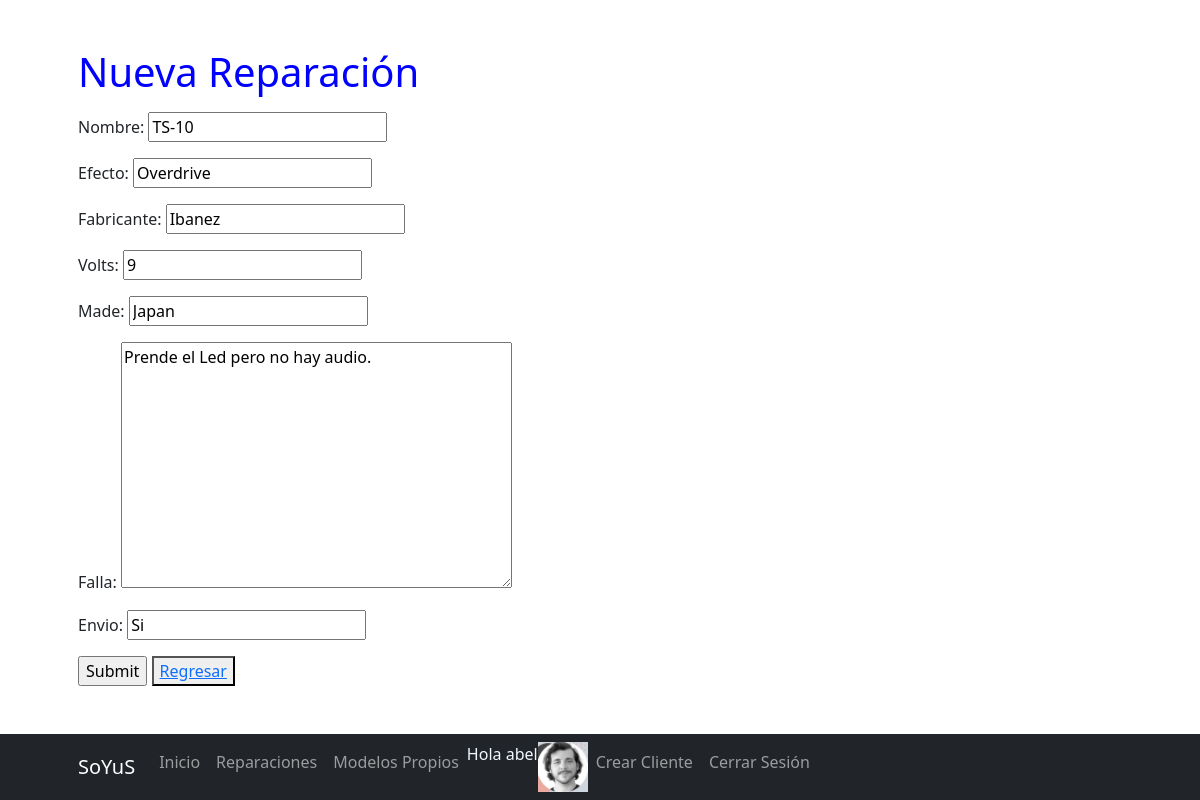
The page /App1/reparacion/editar/1 (signed in) on the database its author committed.
### App1/models.py (models this page shows, shortened)
class Avatar(models.Model):
    usuario = models.ForeignKey(User, on_delete=models.CASCADE)
    imagen = models.ImageField(upload_to="avatares", null=True, blank=True)

class Reparacion(models.Model):
    nombre = models.CharField(max_length=50) #Nombre del pedal
    efecto = models.CharField(max_length=50) #Tipo de Efecto
    fabricante = models.CharField(max_length=50)
    volts = models.CharField(max_length=20) #alimentacion
    made = models.CharField(max_length=50) #procedencia
    cliente = models.ForeignKey(Cliente, on_delete=models.CASCADE)
    falla = models.TextField(max_length=500,default="Falla")
    envio = models.CharField(max_length=60)
    fechapedido = models.DateTimeField(blank=False, null=True, auto_now_add=True)

### App1/views.py (the view)
# urls.py: path("reparacion/editar/<int:pk>", ActualizarReparacion.as_view(), name="ReparacionActualizar"),
class ActualizarReparacion(LoginRequiredMixin, UpdateView):
    model = Reparacion
    success_url = "/App1/reparacion/list"
    fields = ["nombre","efecto","fabricante","volts",
    "made","falla","envio",]

### App1/templates/App1/reparacion_form.html
{% extends "App1/padre.html" %}
{% load static %}
{% block titulo %}
Nueva Reparación
{% endblock %}
{%block texto%}
<form action="" method= "POST"> {% csrf_token %}
    {{form.as_p}}
    <input type="submit" name="Enviar">
    <button><a href="{% url 'ReparacionLeer' %}"> Regresar </a></button>
</form>
{% endblock %}

### App1/templates/App1/padre.html (shortened to what this page needs)
<!DOCTYPE html>
<html lang="en">
    <head>
        {% load static %}
        <link href="{% static 'App1/css/styles.css' %}" rel="stylesheet" />
    </head>
    <body>
        <nav class="navbar navbar-expand-lg navbar-dark bg-dark fixed-bottom">
            <div class="container px-4 px-lg-5">
                <a class="navbar-brand" href="https://www.instagram.com/soyus_ar/">SoYuS</a>
                <div class="collapse navbar-collapse" id="navbarResponsive">
                    <ul class="navbar-nav ml-auto">
                        <li class="nav-item active"><a class="nav-link" href="{% url 'Inicio' %}">Inicio</a></li>
                        <li class="nav-item"><a class="nav-link" href="{% url 'FormularioReparacion' %}">Reparaciones</a></li>
                        <li class="nav-item"><a class="nav-link" href="{% url 'StockPropio' %}">Modelos Propios</a></li>
                        {% if request.user.is_authenticated%}
                        <p style="color: aliceblue;"> Hola {{user.username}}  </p>
                        {% with user.avatar_set.first  as miAvatar %}
                        {% if miAvatar %}
                        <img src="{{miAvatar.imagen.url}}" alt="sin imagen" style="max-width: 50px;">
                        {% endif %}
                        {% endwith %}
                        <li class="nav-item"><a class="nav-link" href="{% url 'FormularioCliente' %}">Crear Cliente</a></li>
                        <li class="nav-item"><a class="nav-link" href="{% url 'Logout' %}">Cerrar Sesión</a></li>
                        {% else %}
                        <li class="nav-item"><a class="nav-link" href="{% url 'SignIn' %}"> Registrarse</a></li>
                        <li class="nav-item"><a class="nav-link" href="{% url 'Login' %}">Iniciar Sesión</a></li>
                        {% endif %}
                    </ul>
                </div>
            </div>
        </nav>
        <section>
            <div class="container px-4 px-lg-5">
                <div class="row gx-4 gx-lg-5">
                    <div class="col-lg-6">
                        <h1 class="mt-5" style=color:blue>
                            {% block titulo %}
                            {% endblock %}
                        </h1>
                        <p style="color: darkblue;">
                            {% block texto%}
                            {% endblock %}
                        </p>
                    </div>
                </div>
            </div>
        </section>
    </body>
</html>

### rows shown on the page
Avatar: imagen (picture)
Reparacion: nombre "TS-10", efecto "Overdrive", fabricante "Ibanez", volts "9", made "Japan", falla "Prende el Led pero no hay audio.", envio "Si"

### other values the page prints
{{ user.username }} "abel"
